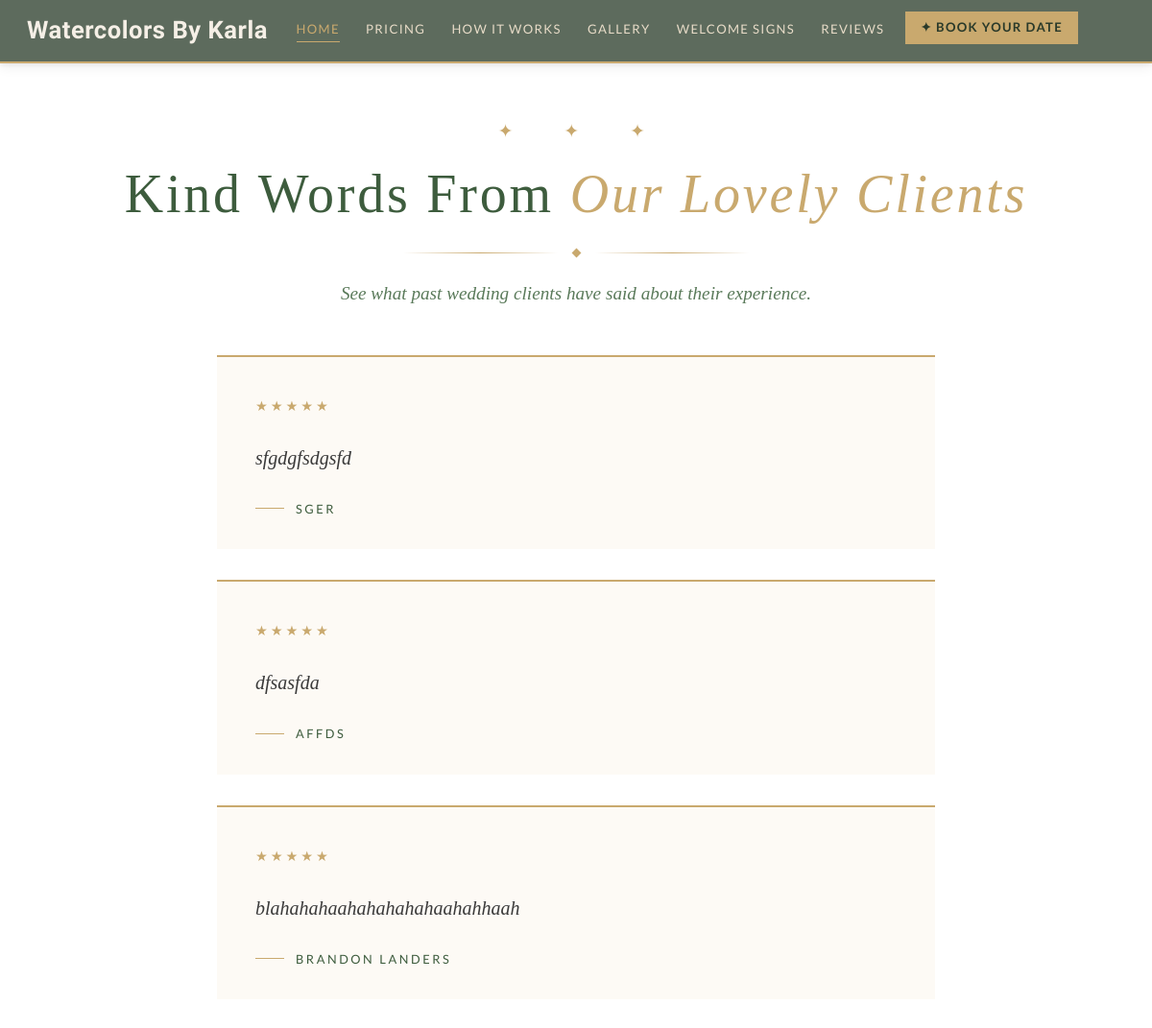
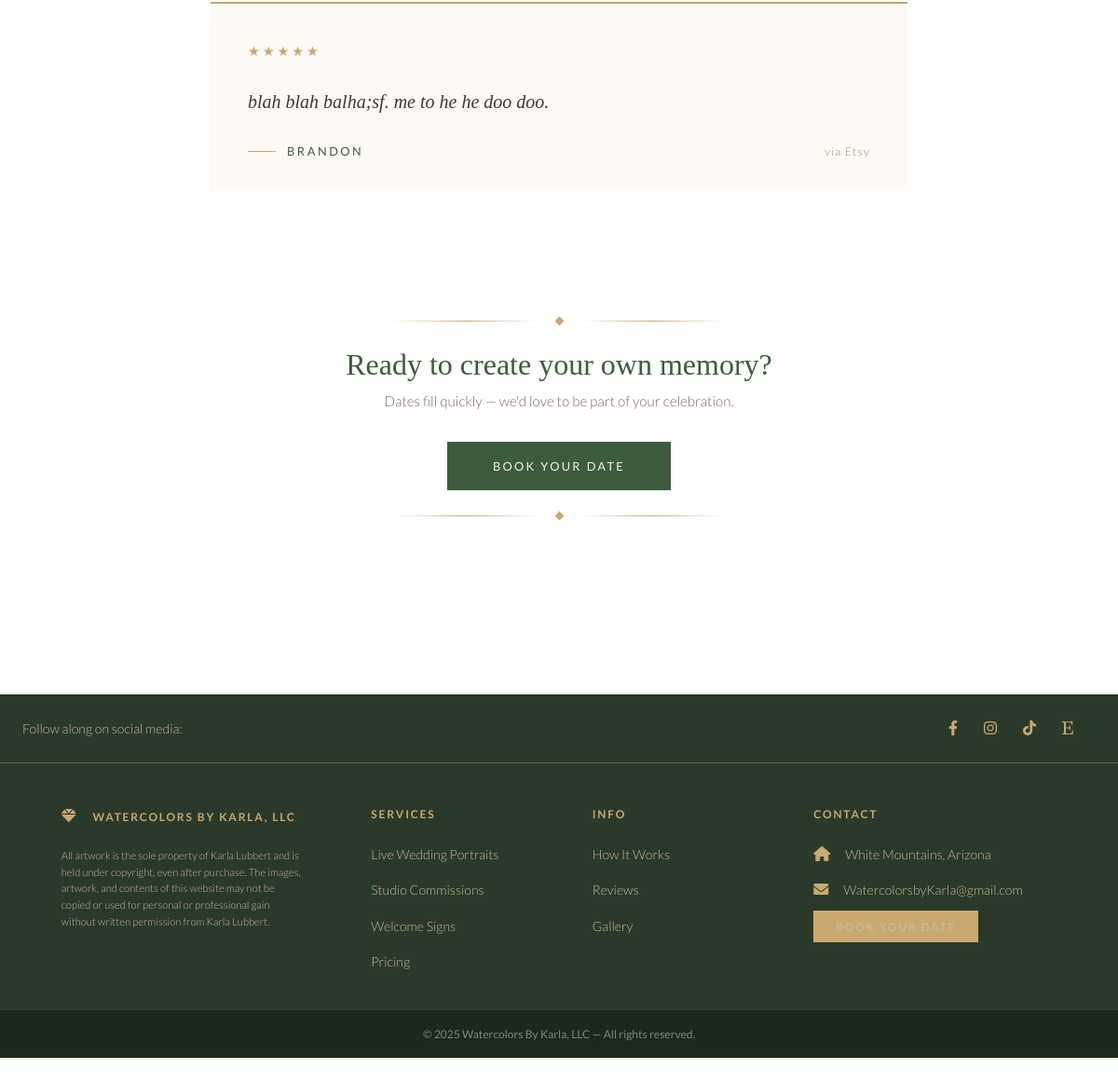
The app's page /reviews/list/ with its own data (2 pictures, top to bottom).
### reviews/models.py (models this page shows, shortened)
class Review(models.Model):
    name = models.CharField(max_length=128)
    title = models.CharField(max_length=256)
    subtitle =models.CharField(max_length=256)
    body = models.TextField()
    created_on = models.DateTimeField(auto_now_add=True)
    source =models.CharField(max_length=256, null=True, blank=True)

### reviews/views.py (the view, shortened to what this page needs)
# urls.py: path('list/', PostListView.as_view(), name= 'list'),
class PostListView(ListView):
    template_name= "reviews/list.html"
    model = Review

### templates/reviews/list.html (shortened to what this page needs)
{% extends 'base.html' %}
{% block content %}
<div class="reviews-header">
  <span class="ornament">✦ &nbsp; ✦ &nbsp; ✦</span>
  <h1>Kind Words From <em>Our Lovely Clients</em></h1>
  <div class="divider-ornament">
    <div class="line"></div>
    <div class="diamond"></div>
    <div class="line"></div>
  </div>
  <p>See what past wedding clients have said about their experience.</p>
</div>
<div class="reviews-wrapper">
  {% for review in review_list %}
  <div class="review-card">
    <div class="review-stars">★★★★★</div>
    <p class="review-body">{{ review.body }}</p>
    <div class="review-footer">
      <div class="review-footer-line"></div>
      <span class="review-name">{{ review.name }}</span>
      {% if review.source %}
        <span class="review-source">via {{ review.source }}</span>
      {% endif %}
    </div>
  </div>
  {% endfor %}
</div>
<div class="cta-section">
  <div class="divider-ornament">
    <div class="line"></div>
    <div class="diamond"></div>
    <div class="line"></div>
  </div>
  <h4>Ready to create your own memory?</h4>
  <p>Dates fill quickly — we'd love to be part of your celebration.</p>
  <a href="{% url 'add-event' %}" class="cta-btn">Book Your Date</a>
  <div class="divider-ornament mt-4">
    <div class="line"></div>
    <div class="diamond"></div>
    <div class="line"></div>
  </div>
</div>
{% endblock content %}

### static/css/base.css (style rules this page uses)
* { margin: 0; }
body { margin:0px; width:100%; height:100%; padding:0px; }

### templates/reviews/list.html (style rules this page uses)
.divider-ornament { display: flex; align-items: center; justify-content: center; gap: 1rem; margin: 1.5rem auto; max-width: 360px; }
.divider-ornament .line { flex: 1; height: 1px; background: linear-gradient(to right, transparent, #c9a96e, transparent); }
.divider-ornament .diamond { width: 7px; height: 7px; background: #c9a96e; transform: rotate(45deg); flex-shrink: 0; }
.reviews-header { text-align: center; padding: 3.5rem 1rem 2rem; }
.reviews-header .ornament { color: #c9a96e; font-size: 1.2rem; letter-spacing: 0.6rem; display: block; margin-bottom: 1rem; }
.reviews-header h1 { font-family: 'Cormorant Garamond', Georgia, serif; font-size: clamp(2.2rem, 5vw, 3.5rem); font-weight: 300; color: #3d5c3d; letter-spacing: 0.05em; line-height: 1.2; margin-bottom: 0.5rem; }
.reviews-header h1 em { font-style: italic; color: #c9a96e; }
.reviews-header p { font-family: 'Cormorant Garamond', Georgia, serif; font-style: italic; font-size: clamp(1rem, 2vw, 1.2rem); color: #5a7a5a; }
.reviews-wrapper { max-width: 780px; margin: 0 auto 4rem; padding: 0 1rem; }
.review-card { background: #fdfaf5; border-top: 2px solid #c9a96e; padding: 2.5rem 2.5rem 2rem; margin-bottom: 2rem; position: relative; }
.review-stars { color: #c9a96e; font-size: 0.9rem; letter-spacing: 0.2em; margin-bottom: 1rem; }
.review-body { font-family: 'Cormorant Garamond', Georgia, serif; font-style: italic; font-size: clamp(1.05rem, 2vw, 1.25rem); color: #3a3a3a; line-height: 1.85; margin: 0 0 1.5rem; padding-top: 0.5rem; }
.review-footer { display: flex; align-items: center; gap: 0.75rem; }
.review-footer-line { flex: 0 0 30px; height: 1px; background: #c9a96e; }
.review-name { font-family: 'Lato', sans-serif; font-weight: 400; font-size: 0.8rem; letter-spacing: 0.2em; text-transform: uppercase; color: #3d5c3d; }
.review-source { font-family: 'Lato', sans-serif; font-weight: 300; font-size: 0.75rem; color: #9a8a78; letter-spacing: 0.1em; margin-left: auto; }
.cta-section { text-align: center; padding: 3rem 1rem 4rem; max-width: 780px; margin: 0 auto; }
.cta-section h4 { font-family: 'Cormorant Garamond', Georgia, serif; font-size: clamp(1.5rem, 3vw, 2rem); font-weight: 300; color: #3d5c3d; margin-bottom: 0.5rem; }
.cta-section p { font-family: 'Lato', sans-serif; font-weight: 300; color: #7a6a5a; font-size: 0.95rem; margin-bottom: 2rem; }
.cta-btn { font-family: 'Lato', sans-serif; font-weight: 400; letter-spacing: 0.18em; text-transform: uppercase; font-size: 0.8rem; padding: 0.9rem 3rem; background: #3d5c3d; color: #f5efe6; border: 1px solid #3d5c3d; text-decoration: none; display: inline-block; transition: all 0.3s ease; }

### records on screen
Review: body "sfgdgfsdgsfd", name "SGER"
Review: body "dfsasfda", name "AFFDS"
Review: body "blahahahaahahahahahaahahhaah", name "BRANDON LANDERS"
Review: body "blah blah balha;sf. me to he he doo doo.", name "BRANDON", source "Etsy"
